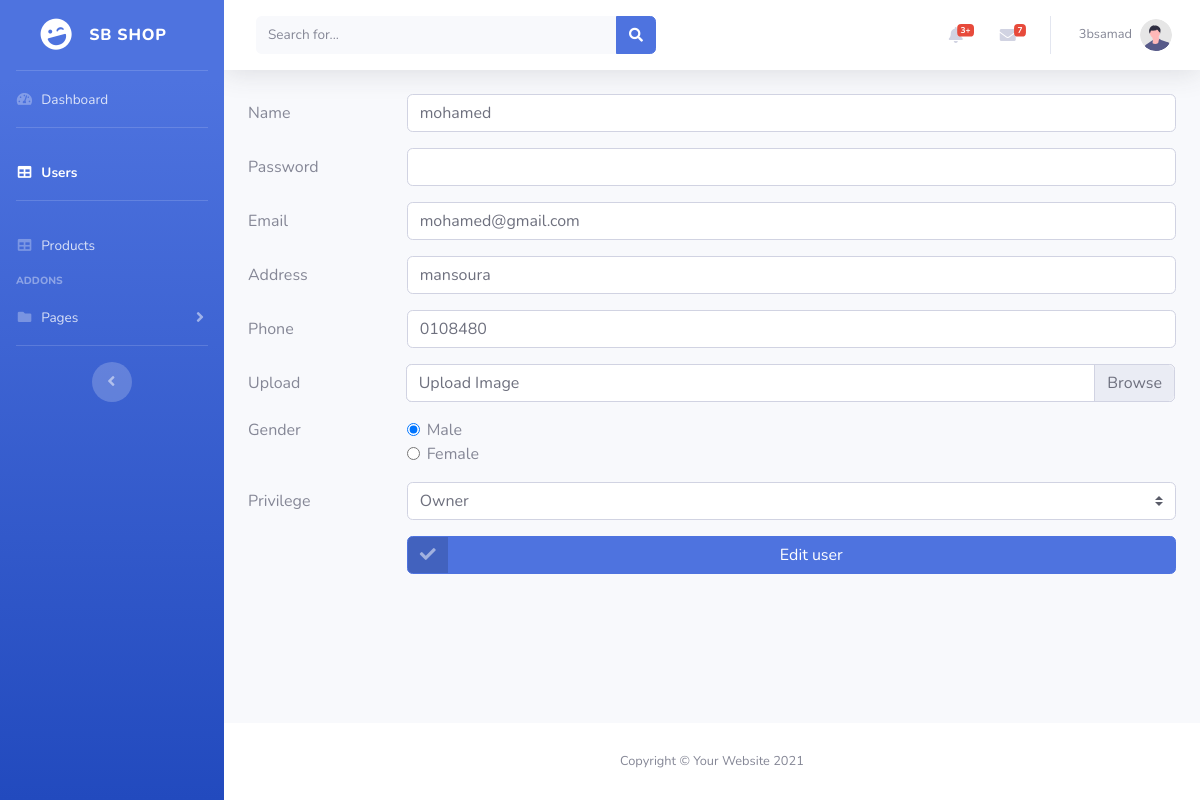
/admin/users.php?action=edit&id=1 (signed in), run on the app's committed database.
### tables this page shows
CREATE TABLE `users` (
  `id` int(11) NOT NULL,
  `name` varchar(255) NOT NULL,
  `password` varchar(255) NOT NULL,
  `email` varchar(255) NOT NULL,
  `address` varchar(100) NOT NULL,
  `phone` varchar(100) NOT NULL,
  `priv` enum('1','2','3','') NOT NULL DEFAULT '3',
  `gender` tinyint(4) NOT NULL
);

### admin/design/users/editUser.php (the view, shortened to what this page needs)
<?php
    require_once("functions/connect.php");
    $id = $_GET['id'];
    $selectUser = "SELECT * FROM users WHERE id = $id";
    $query = $conn -> query($selectUser);
    $user  = $query->fetch_assoc();
?>
<div class="container-fluid">
<form method="POST" action="functions/users/editHandle.php" enctype= "multipart/form-data">
    <div class="form-group row">
        <label for="name" class="col-sm-2 col-form-label">Name</label>
        <div class="col-sm-10">
        <input type="text" class="form-control" id="name" name="name" value="<?= $user['name'] ?>">
        </div>
    </div>
    <div class="form-group row">
        <label for="inputPassword3" class="col-sm-2 col-form-label">Password</label>
        <div class="col-sm-10">
        <input type="password" class="form-control" id="inputPassword3" name="password">
        </div>
    </div>
    <div class="form-group row">
        <label for="inputEmail3" class="col-sm-2 col-form-label">Email</label>
        <div class="col-sm-10">
        <input type="email" class="form-control" id="inputEmail3" name="email" value="<?= $user['email'] ?>">
        </div>
    </div>
    <div class="form-group row">
        <label for="address" class="col-sm-2 col-form-label">Address</label>
        <div class="col-sm-10">
        <input type="text" class="form-control" id="address" name = "address" value="<?= $user['address'] ?>">
        </div>
    </div>
    <div class="form-group row">
        <label for="phone" class="col-sm-2 col-form-label">Phone</label>
        <div class="col-sm-10">
        <input type="text" class="form-control" id="phone" name = "phone" value="<?= $user['phone'] ?>">
        </div>
    </div>
    <div class="form-group row">
        <div class="input-group-prepend col-sm-2">
            <span class="col-form-label" id="inputGroupFileAddon01">Upload</span>
        </div>
        <div class=" col-sm-10">
            <div class="custom-file">
                <label class="custom-file-label" for="inputGroupFile01">Upload Image</label>
            </div>
        </div>
    </div>
    <fieldset class="form-group row">
        <legend class="col-form-label col-sm-2 float-sm-left pt-0">Gender</legend>
        <div class="col-sm-10">
            <div class="form-check">
                <input class="form-check-input" type="radio" name="gender" id="male" value="0" <?= $user['gender'] == 0 ? 'checked' : ''?> >
                <label class="form-check-label" for="male">
                Male
                </label>
            </div>
            <div class="form-check">
                <input class="form-check-input" type="radio" name="gender" id="female" value="1" <?= $user['gender'] == 1 ? 'checked' : ''?>>
                <label class="form-check-label" for="female">
                Female
                </label>
            </div>
        </div>
    </fieldset>
    <div class="form-group row">
        <label for="address" class="col-sm-2 col-form-label">Privilege</label>
        <div class="col-sm-10">
            <select class="custom-select" name="priv">
                <option value="1" <?= $user['priv'] == 1 ? 'selected' : ''?>>Owner</option>
            </select>
        </div>
    </div>
    <div class="form-group row">
        <div class="col-sm-10 offset-sm-2">
            <button type="submit" class="btn btn-primary btn-icon-split btn-block d-flex justify-content-between">
                <span class="icon text-white-50">
                    <i class="fas fa-check"></i>
                </span>
                <span class="text">Edit user</span>
            </button>
        </div>
    </div>
</form>
</div>

### admin/includes/navbar.php (shortened to what this page needs)
<div id="content-wrapper" class="d-flex flex-column">
<div id="content">
    <nav class="navbar navbar-expand navbar-light bg-white topbar mb-4 static-top shadow">
                    <form
                        class="d-none d-sm-inline-block form-inline mr-auto ml-md-3 my-2 my-md-0 mw-100 navbar-search">
                        <div class="input-group">
                            <input type="text" class="form-control bg-light border-0 small" placeholder="Search for..."
                                aria-label="Search" aria-describedby="basic-addon2">
                            <div class="input-group-append">
                                <button class="btn btn-primary" type="button">
                                    <i class="fas fa-search fa-sm"></i>
                                </button>
                            </div>
                        </div>
                    </form>
                    <ul class="navbar-nav ml-auto">
                        <li class="nav-item dropdown no-arrow mx-1">
                            <a class="nav-link dropdown-toggle" href="#" id="alertsDropdown" role="button"
                                data-toggle="dropdown" aria-haspopup="true" aria-expanded="false">
                                <i class="fas fa-bell fa-fw"></i>
                                <span class="badge badge-danger badge-counter">3+</span>
                            </a>
                        </li>
                        <li class="nav-item dropdown no-arrow mx-1">
                            <a class="nav-link dropdown-toggle" href="#" id="messagesDropdown" role="button"
                                data-toggle="dropdown" aria-haspopup="true" aria-expanded="false">
                                <i class="fas fa-envelope fa-fw"></i>
                                <span class="badge badge-danger badge-counter">7</span>
                            </a>
                        </li>
                        <li class="nav-item dropdown no-arrow">
                            <a class="nav-link dropdown-toggle" href="#" id="userDropdown" role="button"
                                data-toggle="dropdown" aria-haspopup="true" aria-expanded="false">
                                <span class="mr-2 d-none d-lg-inline text-gray-600 small"><?= $user ?></span>
                                <img class="img-profile rounded-circle"
                                    src="img/undraw_profile.svg">
                            </a>
                        </li>
                    </ul>
    </nav>

### data on the page
users: name "3bsamad"
users: name "mohamed", email "mohamed@gmail.com", address "mansoura", phone "0108480", gender "☑ Male", gender "☐ Female", priv "Owner"
